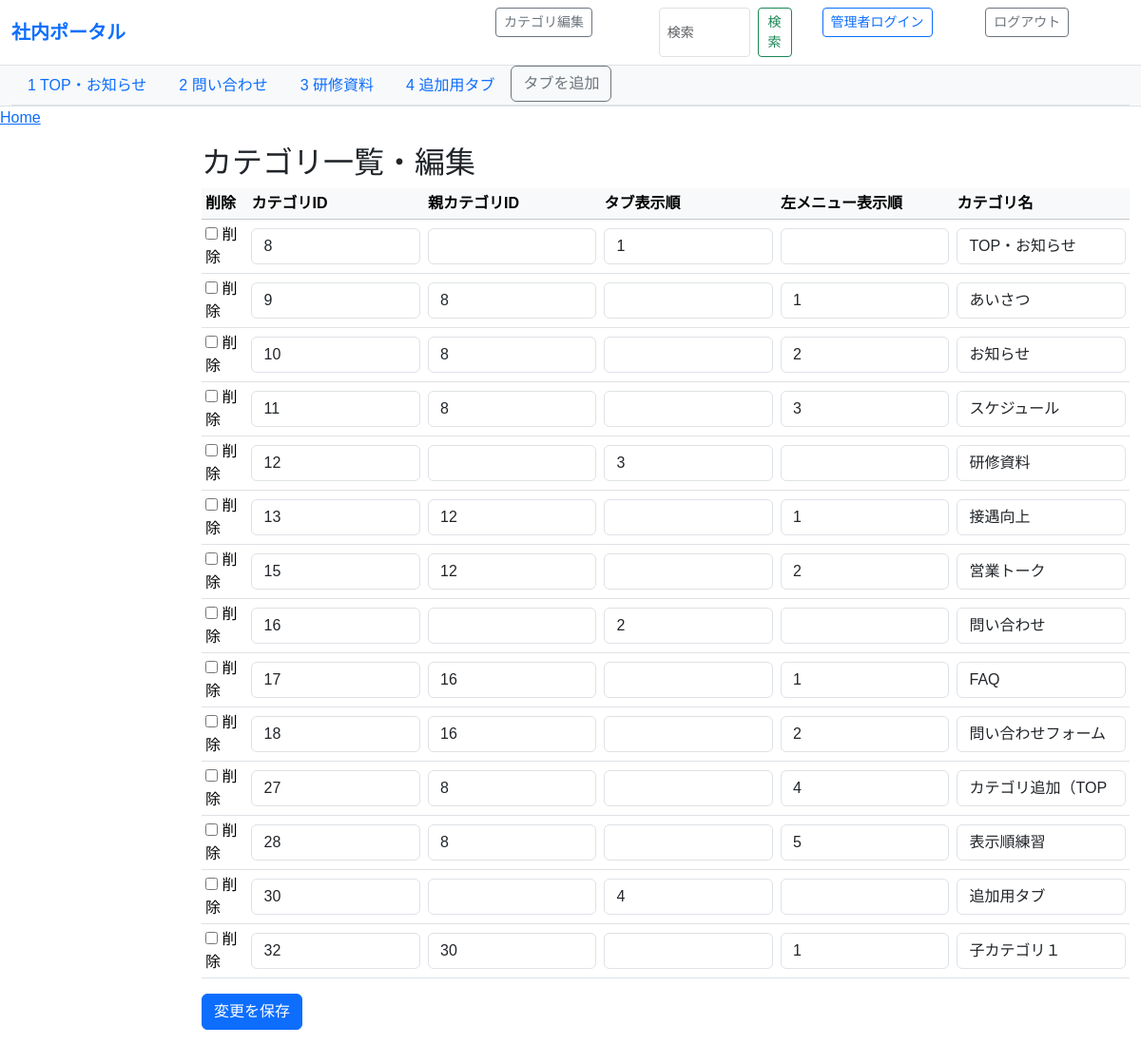
/category_edit/ (signed in), run on an earlier commit of the app's database.
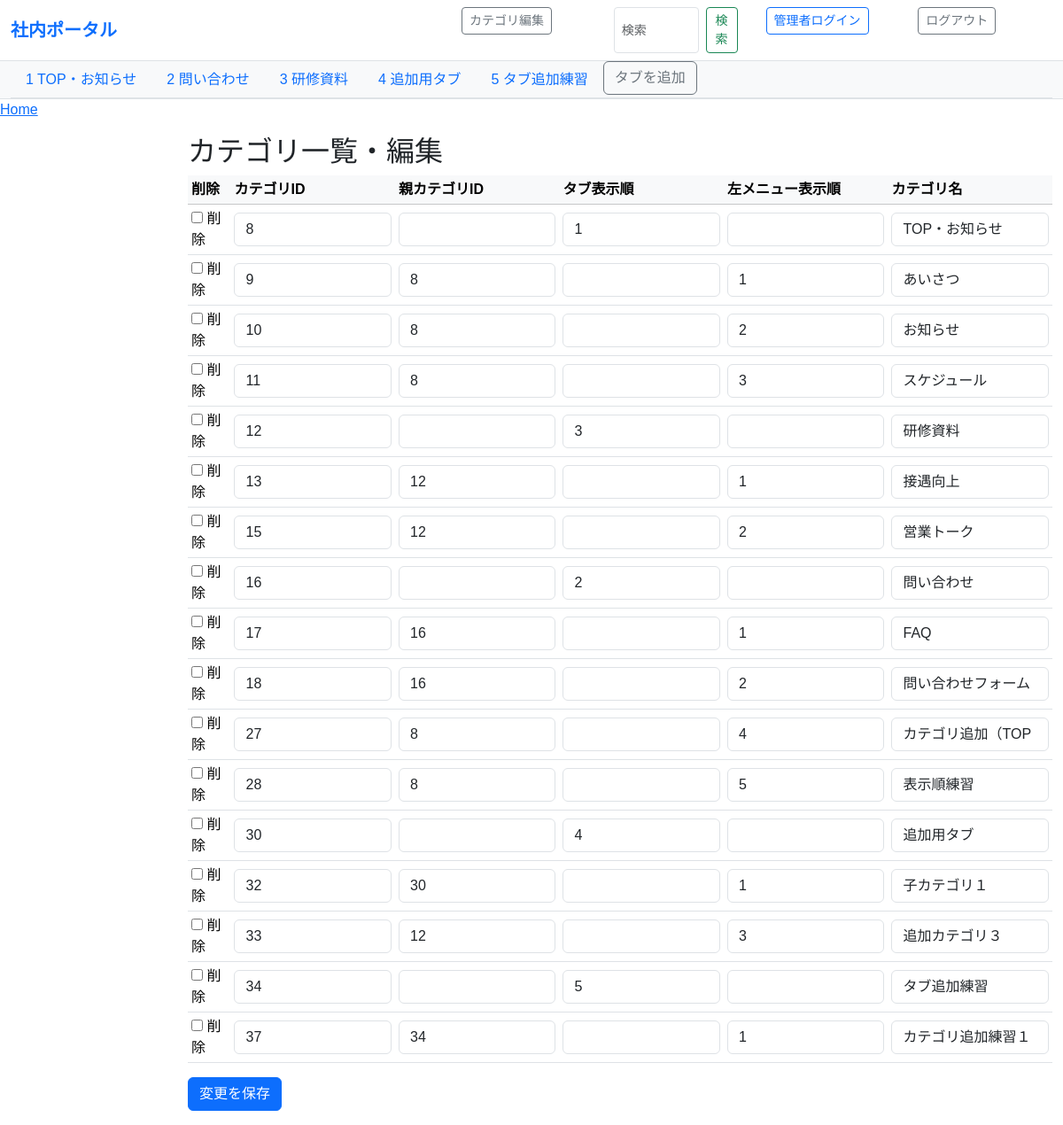
And on a later commit of the database.
### share/models.py (models this page shows, shortened)
class Category(models.Model):
    id = models.AutoField(primary_key=True)
    name = models.CharField(
        verbose_name="カテゴリ名",
        max_length=100
    )
    parent_id = models.PositiveIntegerField(
        db_column="親カテゴリ",
        null=True, blank=True,
    )
    category_display_order_tabs = models.PositiveIntegerField(
        verbose_name="表示順(タブ)",
        null=True, blank=True,
    )
    category_display_order_leftmenues = models.PositiveIntegerField(
    verbose_name="表示順(左メニュー)",
    null=True, blank=True,
    )
    class Meta:
        db_table = "カテゴリ"
        verbose_name = "カテゴリ"
        verbose_name_plural = "カテゴリ"

### share/views.py (the view)
# urls.py: path("category_edit/", views.category_edit, name="category_edit"),
@login_required_custom
def category_edit(request):
    template_name = "category_edit.html"
    CategoryFormSet = modelformset_factory(
        Category,
        form=CategoryCreateForm,
        extra=0,  # 既存データのみ（新規行は作らない）
        can_delete=True  # 削除用チェックボックスを追加
    )
    if request.method == "POST":
        formset = CategoryFormSet(request.POST)
        print("POST内容:", request.POST)
        if formset.is_valid():
            formset.save()
            return redirect("parent_contents_default")
    else:
        formset = CategoryFormSet(queryset=Category.objects.all().order_by("id"))
        print("form errors", formset.errors)
    return render(request, template_name, {
        "formset": formset,
    })

### share/context_processors.py (called while the page is built)
def parent_categories(request):
    return {
        "parent_categories": Category.objects.filter(parent_id__isnull=True).order_by("category_display_order_tabs")
    }

def current_ids_processor(request):
    match = request.resolver_match
    if not match:
        return {}
    kwargs = match.kwargs
    return {
        "current_parent_id": kwargs.get("parent_id"),
        "current_category_id": kwargs.get("category_id"),
    }

### share/views.py (called while the page is built)
def login_required_custom(view_func):
    @wraps(view_func)
    def _wrapped_view(request, *args, **kwargs):
        if request.user.is_authenticated:
            return view_func(request, *args, **kwargs)
        else:
            return HttpResponse('不正な操作です', status=401) #不正な操作
    return _wrapped_view

### share/templates/category_edit.html (shortened to what this page needs)
{% extends "base.html" %}
{% block content %}
<h2>カテゴリ一覧・編集</h2>
<form method="post">
  <div class="table-responsive">
    <table class="table table-sm table-hover align-middle">
      <thead class="table-light">
        <tr>
          <th>削除</th>
          <th>カテゴリID</th>
           <th>親カテゴリID</th>
          <th>タブ表示順</th>
          <th>左メニュー表示順</th>
          <th>カテゴリ名</th>
        </tr>
      </thead>
      <tbody>
        {% for form in formset %}
          <tr>
            <td>{{ form.DELETE }} 削除</td>
            <td>{{ form.id }}</td>
            <td>{{ form.parent_id }}</td>
            <td>{{ form.category_display_order_tabs }}</td>
            <td>{{ form.category_display_order_leftmenues }}</td>
            <td>{{ form.name }}</td>
          </tr>
        {% empty %}
          <tr><td colspan="4" class="text-muted">カテゴリはありません</td></tr>
        {% endfor %}
      </tbody>
    </table>
  </div>
  <button type="submit" class="btn btn-primary">変更を保存</button>
</form>
{% endblock %}

### share/templates/base.html (shortened to what this page needs)
<!DOCTYPE html>
<html lang="ja">
<head>
  <link href="https://cdn.jsdelivr.net/npm/bootstrap@5.3.3/dist/css/bootstrap.min.css" rel="stylesheet">
</head>
<body>
  <nav class="navbar navbar-expand-lg navbar-light bg-white border-bottom sticky-top">
    <div class="container-fluid d-flex justify-content-between align-items-center">
      <a class="navbar-brand fw-bold text-primary" href="{% url 'parent_contents_default' %}">社内ポータル</a>
        <div class="d-flex gap-2">
        {% if user.is_authenticated %}
        <div class="container-fluid">
          <a href="{% url 'category_edit' %}" class="btn btn-outline-secondary btn-sm">カテゴリ編集</a>
        </div>
        {% endif %}
        <div class="container-fluid">
          <form class="d-flex" action="{% url 'search_results' %}" method="get">
            <input class="form-control form-control-sm me-2" type="search" name="q" placeholder="検索" aria-label="Search">
            <button class="btn btn-outline-success btn-sm" type="submit">検索</button>
          </form>
        </div>
        <div class="container-fluid">
          <form action="{% url 'login' %}" method="post">
            <input class="btn btn-outline-primary btn-sm" type="submit" value="管理者ログイン">
          </form>
        </div>
        <div class="container-fluid">
          <form action="{% url 'logout' %}" method="post">
            <input class="btn btn-outline-secondary btn-sm" type="submit" value="ログアウト">
          </form>
        </div>
      </div>
    </div>
  </nav>
  <div class="bg-light border-bottom">
    <div class="container-fluid">
      <ul class="nav nav-tabs">
        {% for cat in parent_categories %}
          <li class="nav-item">
            <a class="nav-link {% if parent and parent.id == cat.id %}active{% endif %}"
              href="{% url 'parent_contents' parent_id=cat.id %}">
              {% if user.is_authenticated %}
                {{cat.category_display_order_tabs}}
              {% endif %}
              {{ cat.name }}
            </a>
          </li>
          {% if user.is_authenticated %}
            {% if forloop.last %}
              <li class="nav-item">
                <a class="btn btn-outline-secondary" href="{% url 'category_add_tabs' %}">
                タブを追加
                </a>
              </li>
            {% endif %}
          {% endif %}
        {% empty %}
          <li class="nav-item text-muted small p-2">親カテゴリが未登録です</li>
        {% endfor %}
      </ul>
    </div>
  </div>
<nav aria-label="breadcrumb">
  <ol class="breadcrumb">
    <li class="breadcrumb-item"><a href={% url "parent_contents_default" %}>Home</a></li>
  </ol>
</nav>
  <main class="container-fluid my-3">
    <div class="row">
      <aside class="col-12 col-md-3 col-lg-2 mb-3">
      </aside>
      <section class="col-12 col-md-9 col-lg-10">
        {% block content %}{% endblock %}
      </section>
    </div>
  </main>
</body>
</html>

What changed in the data, as far as the page shows it:
shown differently, row unchanged: Category "追加用タブ": no longer shows "タブを追加"
added Category: category_display_order_tabs "5", name "タブ追加練習", shows "タブを追加"
Also different on the page:
new list line: "☐ 削除 33 12  3 追加カテゴリ３"
new list line: "☐ 削除 34  5  タブ追加練習"
new list line: "☐ 削除 37 34  1 カテゴリ追加練習１"
